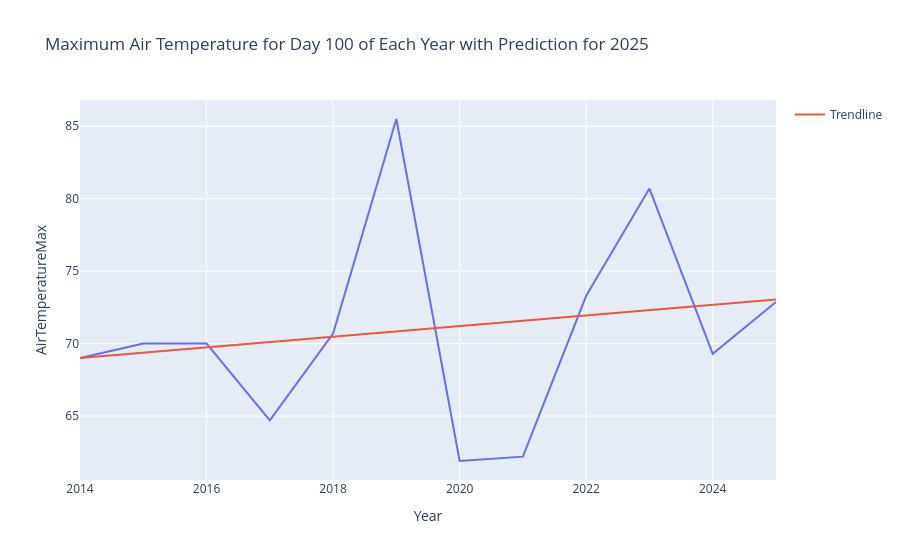

Notebook code for this chart:
### Markdown cell above
Now we can use that model to predict the temperature on that day using the slope of the linear trendline!

### Code cell
# Plot results for day 100 using the predicted value for 2025 and show the trendline using the slope
day_100_df = combined_df[combined_df["Timestamp"] == 100]
# Add the predicted value for 2025 to the DataFrame using concat
predicted_2025 = pd.DataFrame({"Year": [2025], "AirTemperatureMax": [results[100]]})
day_100_df = pd.concat([day_100_df, predicted_2025], ignore_index=True)
fig = px.line(day_100_df, x="Year", y="AirTemperatureMax", title="Maximum Air Temperature for Day 100 of Each Year with Prediction for 2025")
# Add a trendline using the slope from the linear regression as slope_100
slope = slope_100
intercept = day_100_df["AirTemperatureMax"].iloc[0] - slope * day_100_df["Year"].iloc[0]
trendline = slope * day_100_df["Year"] + intercept
fig.add_scatter(x=day_100_df["Year"], y=trendline, mode='lines', name='Trendline')
fig.show()

### Figure 1 — Plotly figure (JSON) as saved in the notebook; plotly's stock layout.template omitted (floating-point values rounded to 4 significant figures)
{"data": [{"hovertemplate": "Year=%{x}<br>AirTemperatureMax=%{y}<extra></extra>", "legendgroup": "", "line": {"color": "#636efa", "dash": "solid"}, "marker": {"symbol": "circle"}, "mode": "lines", "name": "", "orientation": "v", "showlegend": false, "type": "scatter", "x": [2014, 2015, 2016, 2017, 2018, 2019, 2020, 2021, 2022, 2023, 2024, 2025], "xaxis": "x", "y": [69.0, 70.0, 70.0, 64.7, 70.7, 85.5, 61.9, 62.2, 73.3, 80.7, 69.3, 72.87], "yaxis": "y"}, {"mode": "lines", "name": "Trendline", "type": "scatter", "x": [2014, 2015, 2016, 2017, 2018, 2019, 2020, 2021, 2022, 2023, 2024, 2025], "y": [69.0, 69.37, 69.73, 70.1, 70.47, 70.84, 71.2, 71.57, 71.94, 72.31, 72.67, 73.04]}], "layout": {"legend": {"tracegroupgap": 0}, "title": {"text": "Maximum Air Temperature for Day 100 of Each Year with Prediction for 2025"}, "xaxis": {"anchor": "y", "domain": [0, 1], "title": {"text": "Year"}}, "yaxis": {"anchor": "x", "domain": [0, 1], "title": {"text": "AirTemperatureMax"}}}}
